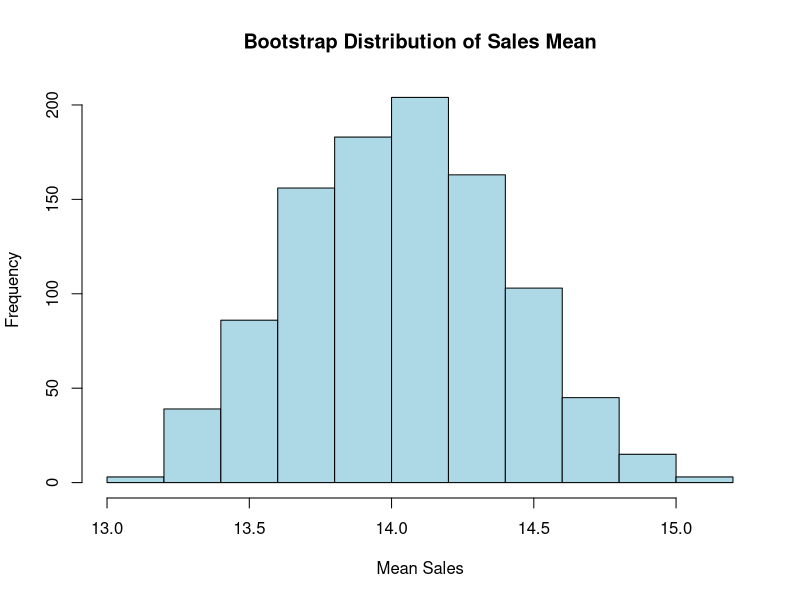

Write the R code that produced this figure.
# Load dataset
AdData <- read.csv("data/Advertising_Budget_and_Sales.csv", colClasses = c(
  TV_Ad_Budget = "numeric",
  Radio_Ad_Budget = "numeric",
  Newspaper_Ad_Budget = "numeric",
  Sales = "numeric"
))

# Display structure to verify data types
str(AdData)

# Display first few rows to ensure data is loaded correctly
head(AdData)

View(AdData)

# Set seed for reproducibility
set.seed(123)

# Define the proportion of data to use for training
train_size <- 0.7  # 70% for training, 30% for testing

# Create a random sample of row indices for the training set
train_indices <- sample(1:nrow(AdData), size = train_size * nrow(AdData))

# Split the data into training and testing sets
train_data <- AdData[train_indices, ]
test_data <- AdData[-train_indices, ]

# Check the dimensions of the training and testing sets
dim(train_data)
dim(test_data)

# Set seed for reproducibility
set.seed(123)

# Number of bootstrap samples
n_bootstrap <- 1000

# Initialize a vector to store bootstrap sample means
bootstrap_means <- numeric(n_bootstrap)

# Perform bootstrapping
for (i in 1:n_bootstrap) {
  # Sample with replacement
  sample_data <- AdData[sample(1:nrow(AdData), replace = TRUE), ]
  
  # Calculate the mean of Sales for the bootstrap sample
  bootstrap_means[i] <- mean(sample_data$Sales)
}

# Display the results
mean(bootstrap_means)  # Average of the bootstrap sample means
sd(bootstrap_means)    # Standard deviation of the bootstrap sample means

# Plot the bootstrap distribution
hist(bootstrap_means, main = "Bootstrap Distribution of Sales Mean",
     xlab = "Mean Sales", col = "lightblue", border = "black")

